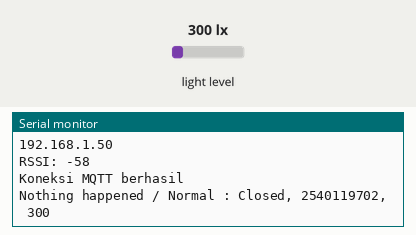
Simulated run of this program. Board: ESP32. Shown: the last lines printed to the serial monitor. The inputs (shaded band) are chosen by the test bench; at power-on: light level 300 lx. WiFi joins after 1.5 s; servers stay silent unless stated; no MQTT or app messages arrive unless stated.

Above: at 3.2 s.
3.3 s: light level set to 373 lx
At 5.1 s:
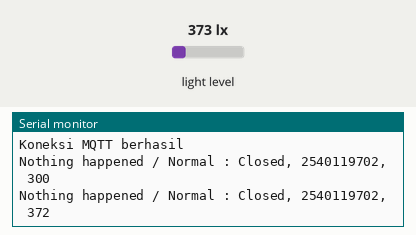
6.0 s: light level set to 432 lx
At 6.6 s:
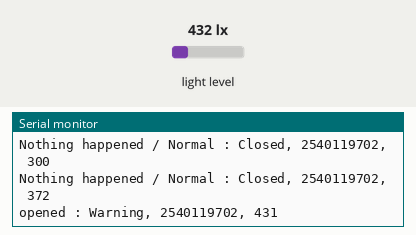

Measured:
- the behaviour switches between 399 and 400 lx on light level (found by bisection; images 1 and 2)
- after the input at 3.3 s, the serial monitor: prints a new line after 0.76 s (image 1)
- after the input at 6.0 s, the serial monitor: prints a new line after 0.06 s (image 2)

The program:

main.cpp
```cpp
//nama : william deli
//nim : 2540119702
//uts : IOT
//no : 3
//link video : https://youtu.be/xv7TlQYe0nc?si=MBQ9I7sYpJS2JIrx

#include <Wire.h>
#include <BH1750.h>
#include <WiFi.h>
#include <PubSubClient.h>
#include <device.h>

BH1750 lightmeter(0x23);
WiFiClient wifiClient;
PubSubClient mqttClient(wifiClient);

void koneksi_wifi() {
  WiFi.begin(WIFI_SSID, WIFI_PASS);
  while (WiFi.status() != WL_CONNECTED) {
    delay(1000);
    Serial.println("Connecting to WiFi...");
  }
  Serial.println("System connected with IP address: ");
  Serial.println(WiFi.localIP());
  Serial.printf("RSSI: %d\n", WiFi.RSSI());
};

void koneksi_mqtt() {
  mqttClient.setServer(MQTT_SERVER, MQTT_PORT);
  for (;;) {
    if (mqttClient.connect("ESP32Client")) {
      Serial.println("Koneksi MQTT berhasil");
      break;
    } else {
      Serial.print("Koneksi Lambat. Status: ");
      Serial.print(mqttClient.state());
      Serial.println(" Mencoba koneksi ulang dalam 5 detik");
      delay(5000);
    }
  }
}

void kirim_data(uint16_t lux) {
  String kondisi;
  String pesan;
  if (lux < LUX_THRESHOLD) {
    kondisi = "Closed";
     pesan = kondisi + ", " + 2540119702 + ", " + String(lux);
     Serial.println("Nothing happened / Normal : " + pesan);
  }else{
    kondisi = "Warning";
     pesan = kondisi + ", " + 2540119702 + ", " + String(lux);
     Serial.println("opened : " + pesan);
  }
   mqttClient.publish(MQTT_TOPIC, pesan.c_str());
}

void bacaluxmeter(void *pvParameters) {
  for(;;) {
    uint16_t lux = lightmeter.readLightLevel();
    kirim_data(lux);
    vTaskDelay(2000/ portTICK_PERIOD_MS);
  }
}

void setup() {
  Serial.begin(115200);
  Wire.begin(SDA,SCL);
  lightmeter.begin(BH1750::CONTINUOUS_HIGH_RES_MODE, 0x23);
  koneksi_wifi();
  koneksi_mqtt();
  xTaskCreate(bacaluxmeter, "Light", 2048, NULL, 1, NULL);
}

void loop() {
  if (!mqttClient.connected()) {
    koneksi_mqtt();
  }
  mqttClient.loop();
}
```

device.h
```cpp
#define SDA 21
#define SCL 22
#define WIFI_SSID "Nexus"
#define WIFI_PASS "Will2104"
#define MQTT_SERVER "broker.emqx.io"
#define MQTT_PORT 1883
#define MQTT_TOPIC "kondisi/data/luxmeter"
#define LUX_THRESHOLD 400
```
